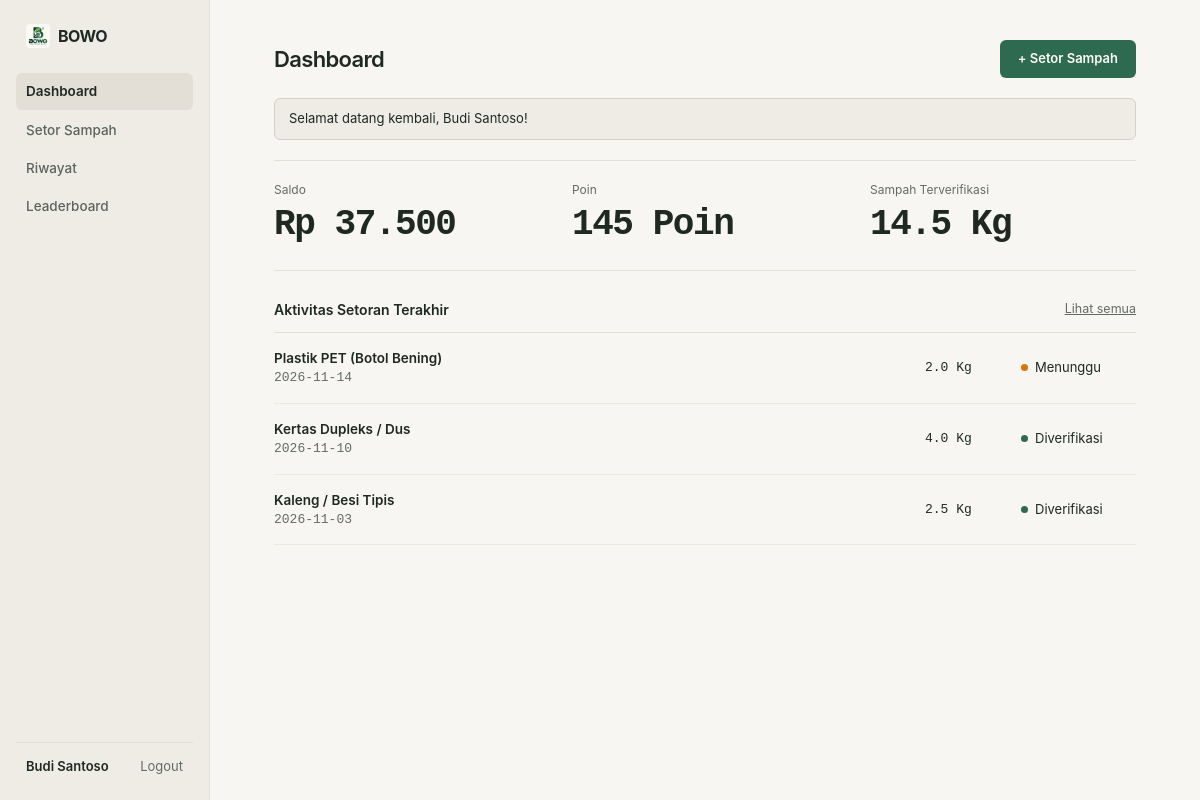
Screenshot of /index.php?c=deposit&a=dashboard (signed in) with the database file from the repository.
### tables this page shows
CREATE TABLE `users` (
  `id` INT UNSIGNED NOT NULL AUTO_INCREMENT,
  `name` VARCHAR(100) NOT NULL,
  `username` VARCHAR(50) NOT NULL,
  `email` VARCHAR(100) NOT NULL,
  `phone` VARCHAR(20) NOT NULL,
  `address` TEXT NOT NULL,
  `password` VARCHAR(255) NOT NULL,
  `role` ENUM('admin', 'nasabah') NOT NULL DEFAULT 'nasabah',
  `balance` DECIMAL(12,2) NOT NULL DEFAULT 0.00,
  `points` INT NOT NULL DEFAULT 0,
  `status` ENUM('active', 'inactive') NOT NULL DEFAULT 'active',
  `created_at` TIMESTAMP NOT NULL DEFAULT CURRENT_TIMESTAMP,
  PRIMARY KEY (`id`),
  UNIQUE KEY `users_username_unique` (`username`),
  UNIQUE KEY `users_email_unique` (`email`)
);

CREATE TABLE `deposits` (
  `id` INT UNSIGNED NOT NULL AUTO_INCREMENT,
  `user_id` INT UNSIGNED NOT NULL,
  `waste_type_id` INT UNSIGNED NOT NULL,
  `weight` DECIMAL(8,2) NOT NULL,
  `price_per_kg` DECIMAL(10,2) NOT NULL,
  `total_value` DECIMAL(12,2) NOT NULL,
  `points` INT NOT NULL,
  `deposit_date` DATE NOT NULL,
  `notes` TEXT DEFAULT NULL,
  `photo_proof` VARCHAR(255) DEFAULT NULL,
  `status` ENUM('menunggu', 'diverifikasi', 'ditolak') NOT NULL DEFAULT 'menunggu',
  `verified_by` INT UNSIGNED DEFAULT NULL,
  `verified_at` DATETIME DEFAULT NULL,
  `created_at` TIMESTAMP NOT NULL DEFAULT CURRENT_TIMESTAMP,
  PRIMARY KEY (`id`),
  KEY `idx_deposits_user_id` (`user_id`),
  KEY `idx_deposits_waste_type_id` (`waste_type_id`),
  KEY `idx_deposits_verified_by` (`verified_by`),
  CONSTRAINT `fk_deposits_user` FOREIGN KEY (`user_id`) REFERENCES `users` (`id`) ON DELETE CASCADE,
  CONSTRAINT `fk_deposits_waste_type` FOREIGN KEY (`waste_type_id`) REFERENCES `waste_types` (`id`) ON DELETE CASCADE,
  CONSTRAINT `fk_deposits_verifier` FOREIGN KEY (`verified_by`) REFERENCES `users` (`id`) ON DELETE SET NULL
);

CREATE TABLE `waste_types` (
  `id` INT UNSIGNED NOT NULL AUTO_INCREMENT,
  `name` VARCHAR(50) NOT NULL,
  `category` VARCHAR(50) NOT NULL,
  `price_per_kg` DECIMAL(10,2) NOT NULL,
  `description` TEXT DEFAULT NULL,
  `status` ENUM('active', 'inactive') NOT NULL DEFAULT 'active',
  `created_at` TIMESTAMP NOT NULL DEFAULT CURRENT_TIMESTAMP,
  PRIMARY KEY (`id`)
);

### app/core/Controller.php (called while the page is built, shortened)
<?php
class Controller
{
    protected function view($viewPath, $data = array())
    {
        $viewFile = __DIR__ . '/../views/' . $viewPath . '.php';
        require $viewFile;
    }
    protected function model($modelName)
    {
        return new $modelName();
    }
}

### app/controllers/DepositController.php (called while the page is built, shortened)
<?php
class DepositController extends Controller
{
    private $depositModel;
    private $userModel;
    public function __construct()
    {
        $this->depositModel   = $this->model('Deposit');
        $this->userModel      = $this->model('User');
    }
    public function dashboard()
    {
        $userId      = (int)$_SESSION['user_id'];
        $allDeposits = $this->depositModel->getByUserWithWaste($userId);
        $this->view('user/dashboard', array(
            'title'           => 'Dashboard Nasabah — BOWO',
            'user'            => $this->userModel->findById($userId),
            'total_weight'    => $this->depositModel->getTotalVerifiedWeightByUser($userId),
            'recent_deposits' => array_slice($allDeposits, 0, 3),
            'flash'           => $this->getFlash()
        ));
    }
}

### index.php (called while the page is built, shortened)
<?php
require_once __DIR__ . '/app/config/Database.php';
require_once __DIR__ . '/app/core/Model.php';
require_once __DIR__ . '/app/core/Controller.php';
$actionMethod  = isset($_GET['a']) ? trim($_GET['a']) : 'index';
$controller = new $controllerName();
$controller->$actionMethod();

### app/core/Model.php (called while the page is built, shortened)
<?php
class Model
{
    public function __construct()
    {
        $this->db = (new Database())->getConnection();
    }
}

### app/config/Database.php (called while the page is built, shortened)
<?php
class Database
{
    private $host     = '127.0.0.1';
    private $db_name  = 'bowo_db';
    private $username = 'root';
    private $password = '';
    private $pdo      = null;
    public function __construct()
    {
        $dsn = 'mysql:host=' . $this->host . ';dbname=' . $this->db_name . ';charset=utf8mb4';
        try {
            $this->pdo = new PDO($dsn, $this->username, $this->password);
            $this->pdo->setAttribute(PDO::ATTR_ERRMODE, PDO::ERRMODE_EXCEPTION);
            $this->pdo->setAttribute(PDO::ATTR_DEFAULT_FETCH_MODE, PDO::FETCH_ASSOC);
        } catch (PDOException $e) {
            die('Koneksi database gagal: ' . htmlspecialchars($e->getMessage()));
        }
    }
    public function getConnection()
    {
        return $this->pdo;
    }
}

### app/models/User.php (called while the page is built, shortened)
<?php
class User extends Model
{
    public function findById($id)
    {
        $sql  = "SELECT * FROM users WHERE id = :id LIMIT 1";
        $stmt = $this->db->prepare($sql);
        $stmt->execute(array('id' => (int)$id));
        return $stmt->fetch();
    }
}

### app/models/Deposit.php (called while the page is built, shortened)
<?php
class Deposit extends Model
{
    public function getByUserWithWaste($userId)
    {
        $sql = "SELECT d.*, w.name AS waste_name, w.category AS waste_category
                FROM deposits d
                JOIN waste_types w ON d.waste_type_id = w.id
                WHERE d.user_id = :user_id
                ORDER BY d.id DESC";
        $stmt = $this->db->prepare($sql);
        $stmt->execute(array('user_id' => (int)$userId));
        return $stmt->fetchAll();
    }
}

### app/views/user/dashboard.php (the view, shortened to what this page needs)
<?php
require __DIR__ . '/../layouts/header.php';
$statusMap = array(
    'diverifikasi' => array('dot-green', 'Diverifikasi'),
    'ditolak'      => array('dot-red',   'Ditolak'),
    'menunggu'     => array('dot-amber', 'Menunggu')
);
?>
<div class="app-shell">
    <?php require __DIR__ . '/../layouts/user_sidebar.php'; ?>
    <main class="main-canvas">
        <div class="page-header">
            <h1>Dashboard</h1>
            <a href="<?= BASE_URL ?>/index.php?c=deposit&a=create" class="btn-primary">+ Setor Sampah</a>
        </div>
        <?php require __DIR__ . '/../layouts/flash.php'; ?>
        <section class="metrics-row">
            <div>
                <span class="metric-label">Saldo</span>
                <div class="metric-value">Rp <?= number_format((float)$user['balance'], 0, ',', '.') ?></div>
            </div>
            <div>
                <span class="metric-label">Poin</span>
                <div class="metric-value"><?= number_format((int)$user['points']) ?> Poin</div>
            </div>
            <div>
                <span class="metric-label">Sampah Terverifikasi</span>
                <div class="metric-value"><?= number_format((float)$total_weight, 1) ?> Kg</div>
            </div>
        </section>
        <div class="section-bar">
            <h2>Aktivitas Setoran Terakhir</h2>
            <a href="<?= BASE_URL ?>/index.php?c=deposit&a=history" class="link-subtle">Lihat semua</a>
        </div>
        <ul class="activity-list">
            <?php foreach ($recent_deposits as $dep): ?>
                <?php $st = isset($statusMap[$dep['status']]) ? $statusMap[$dep['status']] : $statusMap['menunggu']; ?>
                <li class="activity-item">
                    <div>
                        <div class="name-text"><?= htmlspecialchars($dep['waste_name']) ?></div>
                        <div class="muted-text mono"><?= htmlspecialchars($dep['deposit_date']) ?></div>
                    </div>
                    <div class="activity-meta">
                        <span class="mono"><?= number_format((float)$dep['weight'], 1) ?> Kg</span>
                        <span class="status-dot"><span class="dot <?= $st[0] ?>"></span><?= $st[1] ?></span>
                    </div>
                </li>
            <?php endforeach; ?>
        </ul>
    </main>
</div>
<?php require __DIR__ . '/../layouts/footer.php'; ?>

### public/assets/css/style.css (style rules this page uses)
:root { --sans: -apple-system, BlinkMacSystemFont, "Inter", "Segoe UI", Roboto, sans-serif; --mono: "JetBrains Mono", "IBM Plex Mono", ui-monospace, SFMono-Regular, Consolas, monospace; }
* { box-sizing: border-box; margin: 0; padding: 0; }
body { font-family: var(--sans); background: #F7F6F2; color: #1E2923; font-size: 13.5px; line-height: 1.5; -webkit-font-smoothing: antialiased; }
.app-shell { display: grid; grid-template-columns: 210px minmax(0, 1fr); min-height: 100vh; background: #F7F6F2; }
.main-canvas { padding: 40px 64px; max-width: 1200px; width: 100%; background: #F7F6F2; }
.mono { font-family: var(--mono); font-variant-numeric: tabular-nums; font-size: 13px; }
.name-text { font-weight: 600; color: #1E2923; }
.muted-text { color: #646B66; font-size: 13px; }
.link-subtle { color: #646B66; font-size: 12.5px; text-decoration: underline; }
.page-header { display: flex; justify-content: space-between; align-items: center; margin-bottom: 20px; }
.page-header h1 { font-size: 22px; font-weight: 600; letter-spacing: -0.03em; color: #1E2923; }
.metrics-row { display: grid; grid-template-columns: repeat(3, 1fr); gap: 32px; padding: 20px 0 26px; border-top: 1px solid #E2DFD7; border-bottom: 1px solid #E2DFD7; margin-bottom: 28px; }
.metric-label { font-size: 12px; color: #646B66; margin-bottom: 6px; display: block; }
.metric-value { font-family: var(--mono); font-size: 36px; font-weight: 700; color: #1E2923; letter-spacing: -0.04em; line-height: 1.1; font-variant-numeric: tabular-nums; }
.activity-list { list-style: none; border-top: 1px solid #E2DFD7; }
.activity-item { display: flex; justify-content: space-between; align-items: center; gap: 16px; padding: 15px 0; border-bottom: 1px solid #ECEAE3; }
.activity-meta { display: grid; grid-template-columns: 80px 115px; gap: 16px; align-items: center; flex-shrink: 0; }
.btn-primary, .btn-sm { display: inline-flex; align-items: center; text-decoration: none; cursor: pointer; }
.btn-primary { height: 38px; padding: 0 18px; border-radius: 6px; background: #2D6A4F; color: #FDFCF9 !important; font-size: 13px; font-weight: 600; border: none; justify-content: center; white-space: nowrap; }
.section-bar { display: flex; justify-content: space-between; align-items: center; margin-bottom: 12px; gap: 12px; }
.section-bar h2 { font-size: 14px; font-weight: 600; color: #1E2923; }
.status-dot { display: inline-flex; align-items: center; font-size: 13px; color: #1E2923; white-space: nowrap; }
.dot { display: inline-block; width: 7px; height: 7px; border-radius: 50%; margin-right: 7px; vertical-align: middle; }
.dot-amber { background: #D97706; }
.dot-green { background: #2D6A4F; }

### rows the page displays
users: balance "37.500", points "145"
deposits: waste_type.name "Plastik PET (Botol Bening)", deposit_date "2026-11-14", weight "2.0", status "Menunggu"
deposits: waste_type.name "Kertas Dupleks / Dus", deposit_date "2026-11-10", weight "4.0", status "Diverifikasi"
deposits: waste_type.name "Kaleng / Besi Tipis", deposit_date "2026-11-03", weight "2.5", status "Diverifikasi"

### other values shown
isset($_SESSION['name']) ? $_SESSION['name'] : 'Nasabah' "Budi Santoso"
$flash['message'] "Selamat datang kembali, Budi Santoso!"
$total_weight "14.5"
